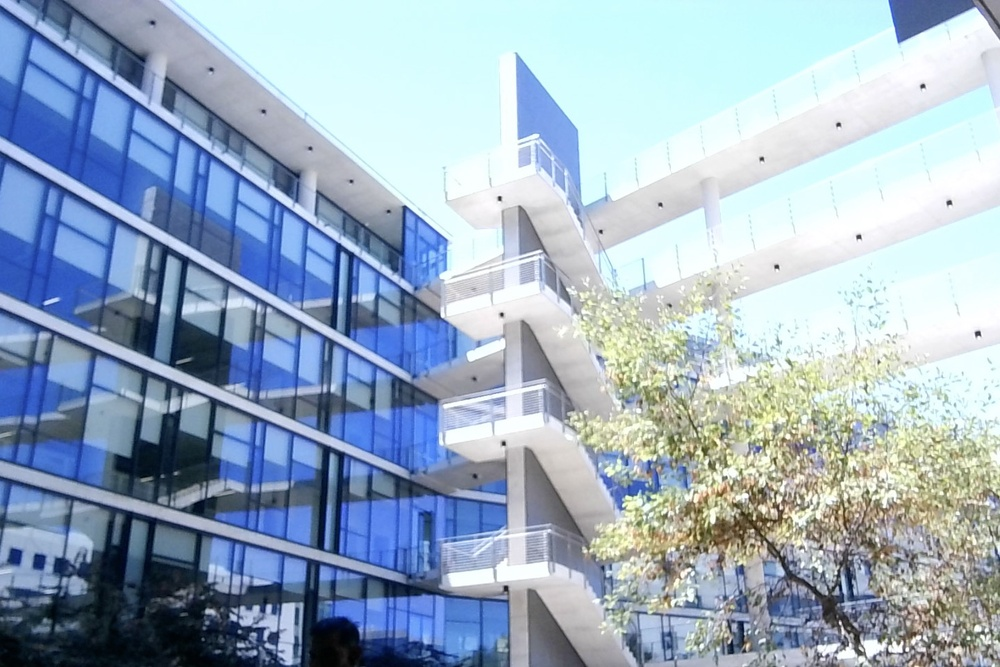
#> input picture q_ir/Photo on 8-19-25 at 12.00 PM #2.JPG, 1000 x 667 px, shrunk from 1440 x 960 before the run; its folder holds 4 pictures in this run
$ jupyter execute boxes-frames.ipynb
#> lines starting #> are read from the running program, lines starting #| are printed output that depends on the picture
[cell 1]
import os
import matplotlib.pyplot as plt
import cv2
import numpy as np
import random
from glob import glob

[cell 2]
imgs_folder  = '../filters-results/imgs/q_ir'
impaths = sorted(glob(imgs_folder + "/**.*"))

[cell 3]
def image_grids(image, N):
    """
    Splits the given image into N x N grids.

    Parameters:
        image (numpy.ndarray): The input image loaded with OpenCV.
        N (int): Number of rows and columns to split the image into.

    Returns:
        grids (list): A list of grid cells (as image crops).
    """
    if image is None:
        raise ValueError("The provided image is None.")

    height, width = image.shape[:2]

    grid_h = height // N
    grid_w = width // N

    grids = []

    for i in range(N):
        for j in range(N):
            top = i * grid_h
            left = j * grid_w
            bottom = (i + 1) * grid_h if i < N - 1 else height
            right = (j + 1) * grid_w if j < N - 1 else width

            grid = image[top:bottom, left:right]
            grids.append(grid)

    return grids

[cell 4]
impaths

[cell 5]
imgs_bgr = [cv2.imread(i) for i in impaths]
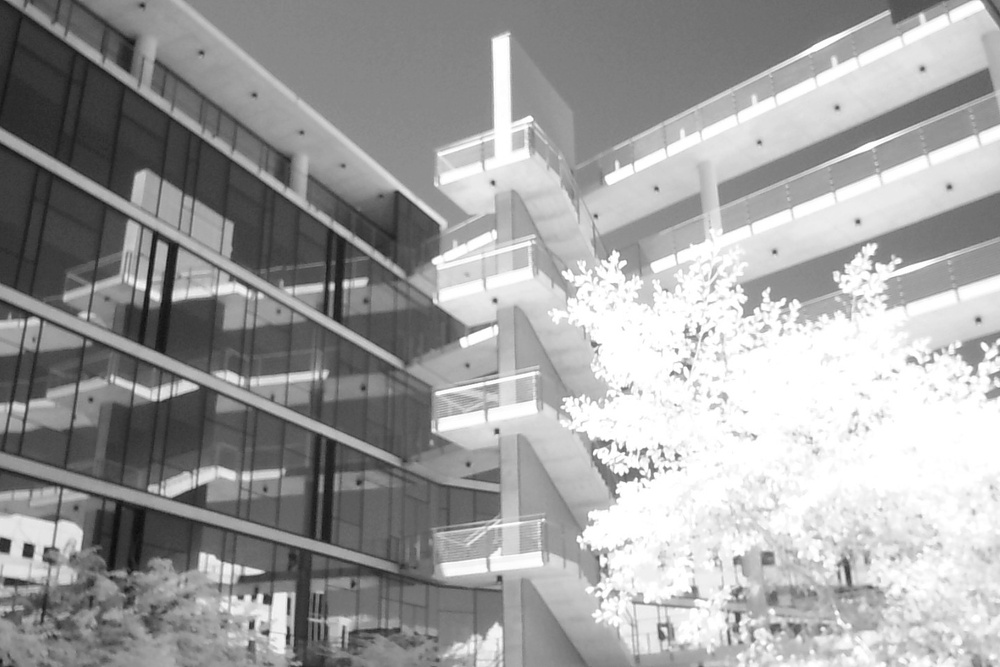
#> input picture q_ir/Photo on 8-19-25 at 12.00 PM.JPG, 1000 x 667 px, shrunk from 1440 x 960 before the run
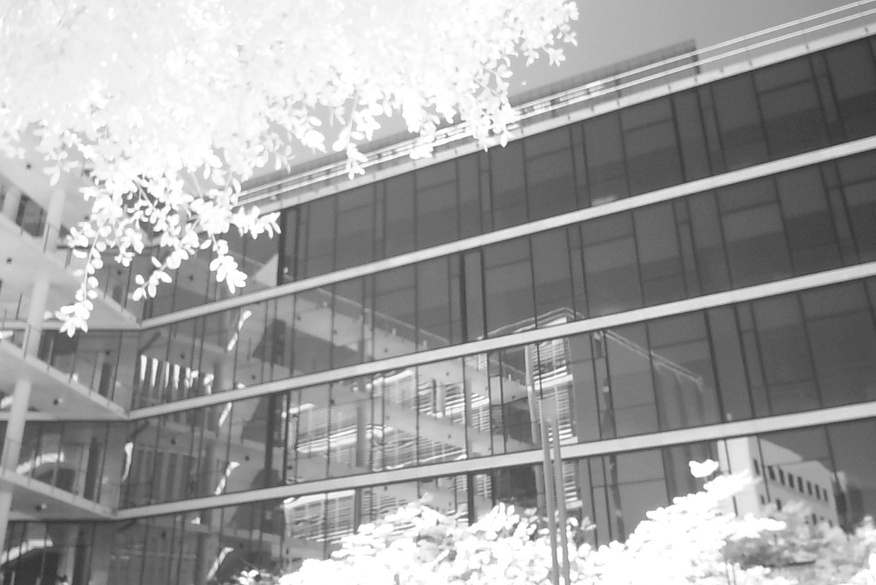
#> input picture q_ir/Photo on 8-19-25 at 12.04 PM #2.JPG, 876 x 585 px, shrunk from 1262 x 842 before the run
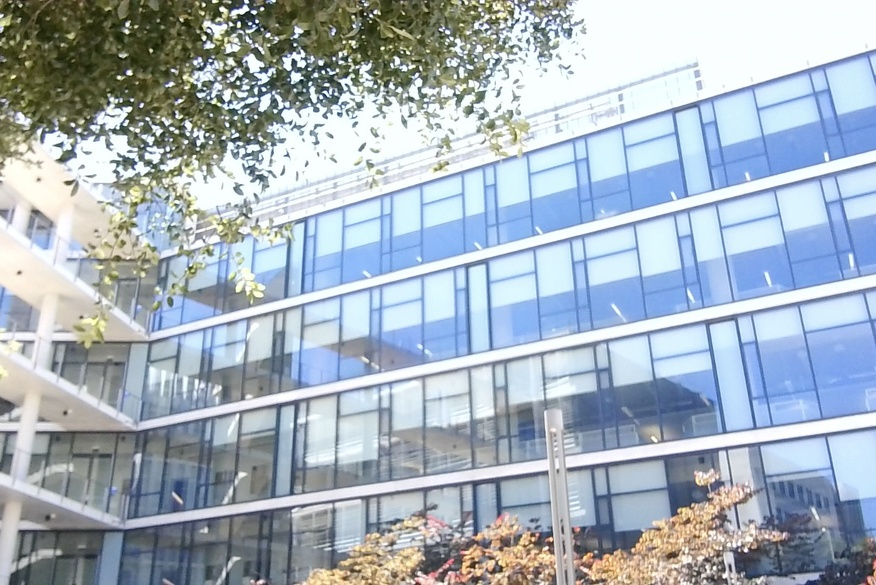
#> input picture q_ir/Photo on 8-19-25 at 12.04 PM.JPG, 876 x 585 px, shrunk from 1262 x 842 before the run
#> imgs_bgr = 4 items
imgs_rgb = [cv2.cvtColor(img,cv2.COLOR_BGR2RGB) for img in imgs_bgr ]
#> imgs_rgb = 4 items

[cell 6]
pair = imgs_rgb[0:2]
#> pair = 2 items
pair2 =  imgs_rgb[2:4]
#> pair2 = 2 items
pair3 =  imgs_rgb[4:6]
#> pair3 = []

[cell 7]
IMGSQTY = len(pair)
#> IMGSQTY = 2

[cell 8]
plt.imshow(pair[0])

[cell 9]
plt.imshow(pair[1])

[cell 10]
side = 11
#boxed_list = [image_grids(i,side) for i in pair[::-1] ]
boxed_list = [image_grids(i,side) for i in pair ]
#> after the loop in image_grids, `for i in range(N):`: grids = 121 items
#> boxed_list = 2 items

combined = []
box_slct = 0
imgqty = len(boxed_list)
#> imgqty = 2
for i in range(side ** 2):
    combined.append(boxed_list[box_slct][i])
    box_slct+=1
    if not box_slct % IMGSQTY:
        box_slct = 0
#> after the loop, box_slct = 1; combined = 121 items

sq = [combined[i * side:(i + 1) * side] for i in range(side)]
#> sq = 11 items
v = []
for h in sq:
    v.append(np.hstack(h))
#> this loop made 11 passes
#> after the loop, v = 11 items
j = np.vstack(v)
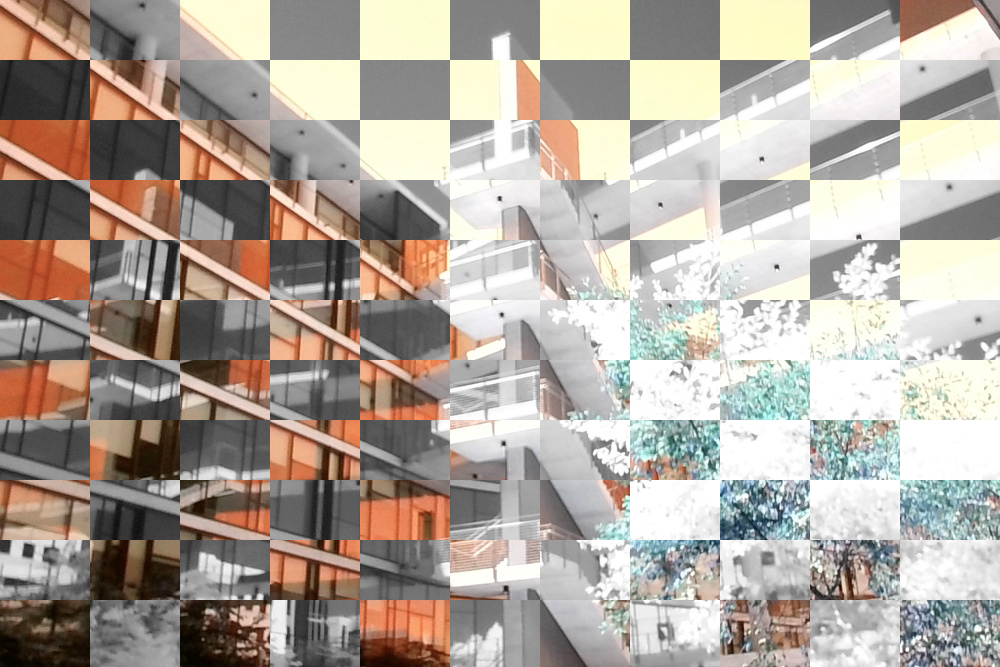
#> j: shape (667, 1000, 3); mean of channels 0, 1, 2 156.6, 165.8, 175.2; drawn as B, G, R

[cell 11]
plt.imshow(j)

[cell 12]
im2save = cv2.cvtColor(j,cv2.COLOR_RGB2BGR)
outf = f"../filters-results/q_1_ir_{side}_R.png"
cv2.imwrite(outf,im2save)
#> Out = True
